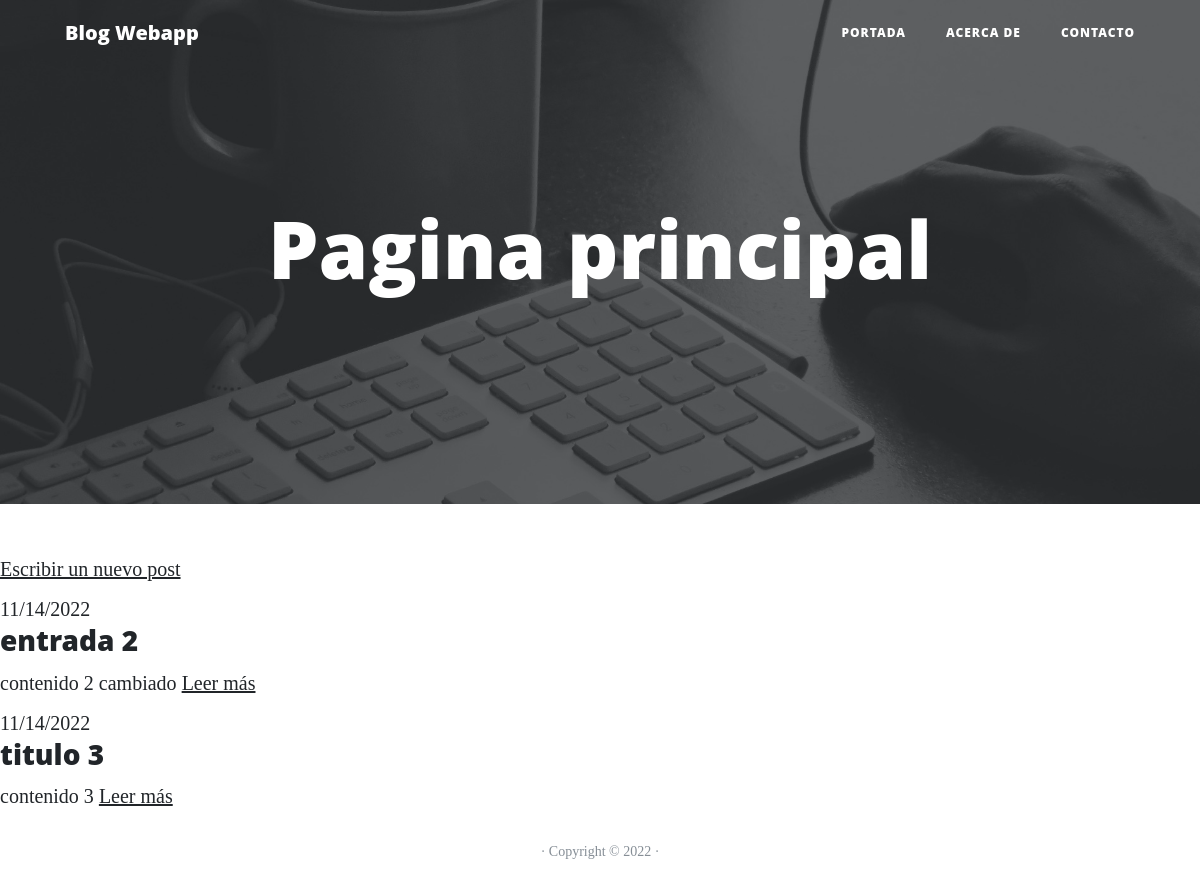
/, run on an earlier commit of the app's database.
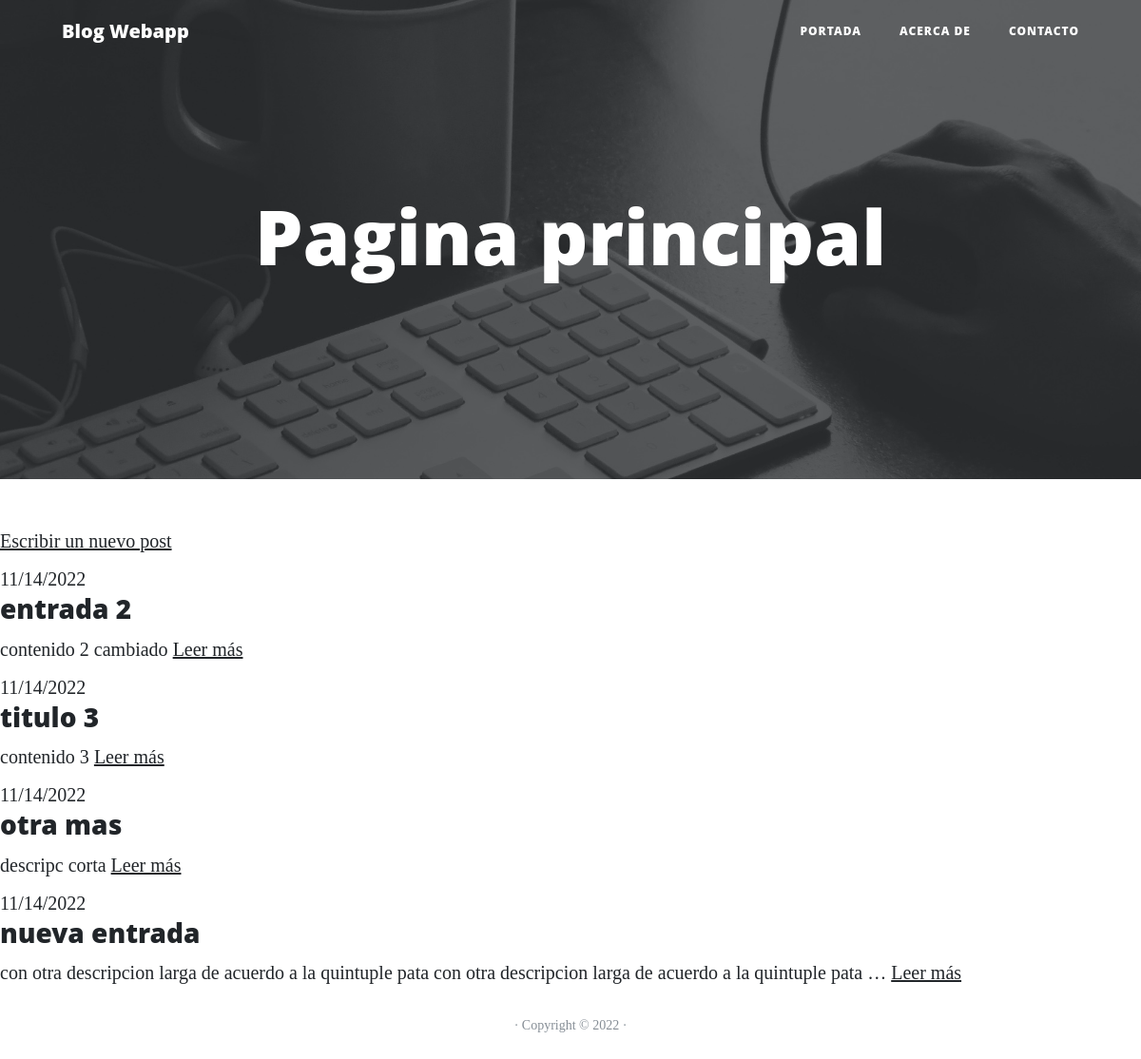
And on a later commit of the database.
### blog/models.py (models this page shows, shortened)
class Post(models.Model):
    title = models.CharField(max_length=200, verbose_name="Título")
    content = models.TextField(verbose_name="Contenido")
    created = models.DateTimeField(auto_now_add=True, verbose_name="Creado")
    modified = models.DateTimeField(auto_now=True, verbose_name="Modificado")
    class Meta:
        verbose_name = "entrada"
        verbose_name_plural = "entradas"

### blog/views.py (the view)
# urls.py: path('', index, name='home'),
def index(request):
    posts = Post.objects.all()
    return render(request, "blog/frontend/index.html", {'posts': posts})

### blog/templates/blog/frontend/index.html
{% extends 'blog/frontend/base.html' %}
{% block title %}Pagina principal{% endblock %}
{% block content %}
    <p>
      <a href="{% url 'admin:blog_post_add' %}" class="edit">
          Escribir un nuevo post
      </a>
    </p>
    {% for post in posts %}
    <div>
        <span class="date">{{ post.created|date:"SHORT_DATE_FORMAT" }}</span>
        <h3>{{ post.title }}</h3>
        <p>
            {{ post.content|truncatewords:"20" }}
            <a href="{% url 'post_details' id=post.id %}">Leer más</a>
        </p>
    </div>
    {% endfor %}
{% endblock %}

### blog/templates/blog/frontend/base.html (shortened to what this page needs)
{% load static %}
<!DOCTYPE html>
<html lang="es">
  <head>
    <link href="{% static 'blog/vendor/bootstrap/css/bootstrap.min.css' %}" rel="stylesheet">
    <link href="{% static 'blog/vendor/font-awesome/css/font-awesome.min.css' %}" rel="stylesheet" type="text/css">
    <link href="{% static 'blog/css/clean-blog.min.css' %}" rel="stylesheet">
  </head>
  <body>
    <nav class="navbar navbar-expand-lg navbar-light fixed-top" id="mainNav">
      <div class="container">
        <a class="navbar-brand" href="{% url 'index' %}">Blog Webapp</a>
        <div class="collapse navbar-collapse" id="navbarResponsive">
          <ul class="navbar-nav ml-auto">
            <li class="nav-item">
              <a class="nav-link" href="{% url 'index' %}">Portada</a>
            </li>
            <li class="nav-item">
              <a class="nav-link" href="{% url 'about' %}">Acerca de</a>
            </li>
            <li class="nav-item">
              <a class="nav-link" href="{% url 'contact' %}">Contacto</a>
            </li>
          </ul>
        </div>
      </div>
    </nav>
    <header class="masthead" style="background-image: url({% static 'blog/img/home-bg.jpg' %})">
      <div class="overlay"></div>
      <div class="container">
        <div class="row">
          <div class="col-lg-8 col-md-10 mx-auto">
            <div class="site-heading">
              <h1>{%block title%}{%endblock%}</h1>
            </div>
          </div>
        </div>
      </div>
    </header>
    {% block content %}{% endblock %}
    <footer>
        <div class="container">
          <div class="row">
            <div class="col-lg-8 col-md-10 mx-auto">
              <p class="copyright text-muted">· Copyright &copy; 2022 ·</p>
            </div>
          </div>
        </div>
      </footer>
  </body>
</html>

What changed in the data, as far as the page shows it:
added Post: created "11/14/2022", title "otra mas", content "descripc corta"
added Post: created "11/14/2022", title "nueva entrada", content "con otra descripcion larga de acuerdo a la quintuple pata con otra descripcion larga de acuerdo a la quintuple pata …"
